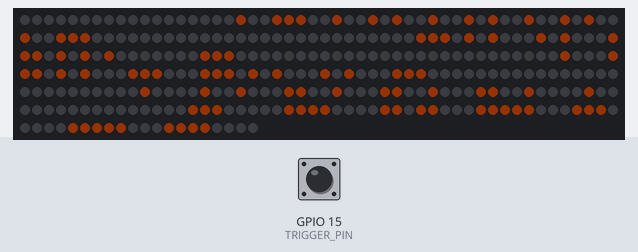
Recording of a sketch running on a simulated ESP32. Parts: 320 RGB LEDs in strip order, left to right, continuing on the next row. Inputs (shaded band) come from the test bench; at power-on: GPIO 15 (TRIGGER_PIN) HIGH. Dim RGB values are drawn brighter than linear; WiFi joins after 1.5 s; servers stay silent unless stated; the local clock reads 2024-03-15 10:24:30 at power-on unless the sketch sets it; what the sketch prints to the serial monitor is not drawn.

Above: at 2.61 s.
2.8 s: GPIO 15 (TRIGGER_PIN) pulled LOW for 1.45 s
Timing chart, 0 to 5.8 s (numbered marks = the images above; inputs shaded):
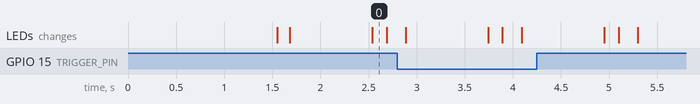

The sketch:

20240128_ws2812_icon_wifimanager.ino
```cpp
#include "Freenove_WS2812_Lib_for_ESP32.h"
#include <stdio.h>
#include <stdlib.h>
#include <time.h>
#include <WiFiManager.h> // 引入WiFiManager庫，用於管理WiFi連接
#include <ESPmDNS.h> // 引入ESP32的mDNS庫，用於本地名稱解析

#define LEDS_COUNT  320
#define LEDS_PIN  27
#define CHANNEL   1
#define TRIGGER_PIN 15 // 定義用於觸發配置門戶的GPIO引腳號

Freenove_ESP32_WS2812 strip = Freenove_ESP32_WS2812(LEDS_COUNT, LEDS_PIN, CHANNEL);
WiFiManager wm; // 創建WiFiManager類的實例

unsigned int  timeout   = 5; // 設定門戶運行的超時時間為5秒
unsigned int  startTime = millis(); // 記錄程序啟動的起始時間
bool portalRunning      = false; // 標誌位，追踪配置門戶是否正在運行
bool startAP            = true; // 標誌位，用於決定是啟動AP+網頁伺服器(true)還是僅啟動網頁伺服器(false)

int number0[5][3] = {{1,1,1},{1,0,1},{1,0,1},{1,0,1},{1,1,1}};
int number1[5][3] = {{0,1,0},{0,1,0},{0,1,0},{0,1,0},{0,1,0}};
int number2[5][3] = {{1,1,1},{0,0,1},{1,1,1},{1,0,0},{1,1,1}};
int number3[5][3] = {{1,1,1},{0,0,1},{1,1,1},{0,0,1},{1,1,1}};
int number4[5][3] = {{1,0,1},{1,0,1},{1,1,1},{0,0,1},{0,0,1}};
int number5[5][3] = {{1,1,1},{1,0,0},{1,1,1},{0,0,1},{1,1,1}};
int number6[5][3] = {{1,1,1},{1,0,0},{1,1,1},{1,0,1},{1,1,1}};
int number7[5][3] = {{1,1,1},{0,0,1},{0,0,1},{0,0,1},{0,0,1}};
int number8[5][3] = {{1,1,1},{1,0,1},{1,1,1},{1,0,1},{1,1,1}};
int number9[5][3] = {{1,1,1},{1,0,1},{1,1,1},{0,0,1},{1,1,1}};

int icon0[7][7] = {{0,0,1,1,1,0,0},{0,1,1,1,1,1,0},{1,1,1,1,0,1,1},{1,1,1,1,1,1,1},{1,1,1,1,0,0,0},{0,1,1,1,1,0,0},{0,0,1,1,1,1,0}};
int icon1[7][7] = {{0,0,1,1,1,0,0},{0,1,1,1,1,1,0},{1,1,1,1,0,1,1},{1,1,1,1,1,1,1},{1,1,1,1,1,0,0},{0,1,1,1,1,1,1},{0,0,1,1,1,1,0}};
int icon2[7][7] = {{0,0,1,1,1,0,0},{0,1,1,1,1,1,0},{1,1,1,1,0,1,1},{1,1,1,1,1,1,1},{1,1,1,1,0,0,0},{0,1,1,1,1,0,0},{0,0,1,1,1,1,0}};
int icon3[7][7] = {{0,0,1,1,1,0,0},{0,1,1,1,1,1,0},{1,1,1,1,0,1,1},{1,1,1,1,1,1,1},{1,1,1,1,1,0,0},{0,1,1,1,1,1,1},{0,0,1,1,1,1,0}};
int icon4[7][7] = {{0,0,1,1,1,0,0},{0,1,1,1,1,1,0},{1,1,1,1,0,1,1},{1,1,1,1,1,1,1},{1,1,1,1,0,0,0},{0,1,1,1,1,0,0},{0,0,1,1,1,1,0}};

int icon_idx = 0;
int timeArray[6];
int (*numbers[10])[3] = {number0, number1, number2, number3, number4, number5, number6, number7, number8, number9};
int (*icons[7])[7] = {icon0, icon1, icon2, icon3, icon4};

const char* ntpServer = "pool.ntp.org";
const long  gmtOffset_sec = 8*60*60;
const int   daylightOffset_sec = 0;

struct TimeInfo {
  int hour;
  int minute;
  int second;
};


int get_index(int x, int y) {
    int led_index;
    if (x <= 7) {
        led_index = x + 8 * y;
    } else if (x >= 8 && x <= 15) {
        led_index = 64 + (x - 8) + 8 * y;
    } else if (x >= 16 && x <= 23) {
        led_index = 128 + (x - 16) + 8 * y;
    } else if (x >= 24 && x <= 31) {
        led_index = 192 + (x - 24) + 8 * y;
    } else if (x >= 32 && x <= 39) {
        led_index = 256 + (x - 32) + 8 * y;
    }
    return led_index;
}

void setLedColors(int origin_x, int origin_y, int (*numberArray)[3],bool isLedOn, int r, int g, int b) {
    for (int row = 0; row < 5; row++) {
      for (int col = 0; col < 3; col++) {
        int led_x = origin_x+col;
        int led_y = origin_y+row;
//        Serial.printf("origin_x=%d, col=%d, led_x=%d\n",origin_x,col,led_x );

        if (numberArray[row][col] == 1){
          if (isLedOn == true){
            strip.setLedColorData(get_index(led_x, led_y), r, g, b);
          }else{
             strip.setLedColorData(get_index(led_x, led_y), 0, 0, 0);
          }
        }
      }
    }
}


void setLedColorsIcon(int origin_x, int origin_y, int (*numberArray)[7],bool isLedOn, int r, int g, int b) {
    for (int row = 0; row < 7; row++) {
      for (int col = 0; col < 7; col++) {
        int led_x = origin_x+col;
        int led_y = origin_y+row;
//        Serial.printf("origin_x=%d, col=%d, led_x=%d\n",origin_x,col,led_x );
        if (numberArray[row][col] == 1){
          if (isLedOn == true){
            strip.setLedColorData(get_index(led_x, led_y), r, g, b);
          }else{
             strip.setLedColorData(get_index(led_x, led_y), 0, 0, 0);
          }
        }
      }
    }
}

void setLedColorsPoint(int led_x, int led_y,bool isLedOn, int r, int g, int b) {
    if (isLedOn == true){
        strip.setLedColorData(get_index(led_x, led_y), r, g, b);
    }else{
        strip.setLedColorData(get_index(led_x, led_y), 0, 0, 0);
    }
}

TimeInfo getLocalTime()
{
  struct tm timeinfo;
  if(!getLocalTime(&timeinfo)){
    Serial.println("Failed to obtain time");
    return TimeInfo{-1, -1, -1};
  }
  mktime(&timeinfo); // 正規化時間結構

  TimeInfo result;
  result.hour = timeinfo.tm_hour;
  result.minute = timeinfo.tm_min;
  result.second = timeinfo.tm_sec;
  return result;
}

void convertTimeToArray(TimeInfo currentTime, int* timeArray) {
    if (currentTime.hour != -1) {
        // 分解小時、分鐘和秒，並將每一位數字存儲到陣列中
        timeArray[0] = currentTime.hour / 10;
        timeArray[1] = currentTime.hour % 10;
        timeArray[2] = currentTime.minute / 10;
        timeArray[3] = currentTime.minute % 10;
        timeArray[4] = currentTime.second / 10;
        timeArray[5] = currentTime.second % 10;
    } else {
        // 如果獲取時間失敗，設置所有陣列元素為 -1
        for(int i = 0; i < 6; i++) {
            timeArray[i] = -1;
        }
    }
}

void doWiFiManager(){
  if(portalRunning){ // 如果配置門戶當前正在運行
    wm.process(); // 處理WiFiManager任務

    // 檢查門戶是否超過了超時時間
    if((millis()-startTime) > (timeout*1000)){
      Serial.println("portaltimeout"); // 在串行監視器中打印超時消息
      portalRunning = false; // 指示門戶不再運行
      if(startAP){
        wm.stopConfigPortal(); // 如果啟動了配置門戶，則停止配置門戶
      }
      else{
        wm.stopWebPortal(); // 如果啟動了網頁門戶，則停止網頁門戶
      }
   }
  }

  // 檢查是否按下了觸發按鈕且門戶當前未運行
  if(digitalRead(TRIGGER_PIN) == LOW && (!portalRunning)) {
    if(startAP){
      Serial.println("Button Pressed, Starting Config Portal");
      wm.setConfigPortalBlocking(false);
      wm.startConfigPortal();
    }
    else{
      Serial.println("Button Pressed, Starting Web Portal");
      wm.startWebPortal();
    }
    portalRunning = true;
    startTime = millis();
  }
}


void setup() {
  WiFi.mode(WIFI_STA); // 將WiFi模式設定為STA(站點)，以連接到路由器

  strip.begin();

  Serial.begin(115200);
  Serial.setDebugOutput(true); // 啟用詳細的調試輸出在串行監視器中
  Serial.println("\n Starting");

  pinMode(TRIGGER_PIN, INPUT_PULLUP); // 將觸發引腳設置為輸入模式並啟用上拉電阻
  wm.setHostname("MDNSEXAMPLE"); // 為mDNS回應器設置主機名
  wm.autoConnect(); // 自動嘗試連接到之前保存的WiFi網絡
  configTime(gmtOffset_sec, daylightOffset_sec, ntpServer);
}


void loop() {
  doWiFiManager();

  int time_r = 60; int time_g = 20; int time_b = 5;
  int point_r = 60; int point_g = 20; int point_b = 0;
  int icon_r = 60; int icon_g = 20; int icon_b = 0;

  TimeInfo currentTime = getLocalTime();
  convertTimeToArray(currentTime, timeArray); // 將時間轉換為數字陣列
  Serial.printf("Current Time: %02d:%02d:%02d\n", currentTime.hour, currentTime.minute, currentTime.second);
  Serial.printf("icon_idx: %d\n",icon_idx);

  if (icon_idx < 4){
    icon_idx += 1;
  }else{
    icon_idx = 0;
  }

  for (int l = 1; l < 10; l++) {
    strip.setBrightness(l*(l-1));

    setLedColors(1, 2, numbers[timeArray[0]],true, time_r, time_g, time_b);
    setLedColors(5, 2, numbers[timeArray[1]],true, time_r, time_g, time_b);
    setLedColors(11, 2, numbers[timeArray[2]],true, time_r, time_g, time_b);
    setLedColors(15, 2, numbers[timeArray[3]],true, time_r, time_g, time_b);
    setLedColors(21, 2, numbers[timeArray[4]],true, time_r, time_g, time_b);
    setLedColors(25, 2, numbers[timeArray[5]],true, time_r, time_g, time_b);
    setLedColorsPoint(9,3,true,point_r, point_g, point_b);
    setLedColorsPoint(9,5,true,point_r, point_g, point_b);
    setLedColorsPoint(19,3,true,point_r, point_g, point_b);
    setLedColorsPoint(19,5,true,point_r, point_g, point_b);
    setLedColorsIcon(29+icon_idx, 1, icons[icon_idx],true, icon_r, icon_g, icon_b);

    strip.show();
    delay(10);
  }
  delay(850);
  for (int l = 10; l >1; l--) {
    strip.setBrightness(l*(l-1));
    setLedColors(1, 2, numbers[timeArray[0]],true, time_r, time_g, time_b);
    setLedColors(5, 2, numbers[timeArray[1]],true, time_r, time_g, time_b);
    setLedColors(11, 2, numbers[timeArray[2]],true, time_r, time_g, time_b);
    setLedColors(15, 2, numbers[timeArray[3]],true, time_r, time_g, time_b);
    setLedColors(21, 2, numbers[timeArray[4]],true, time_r, time_g, time_b);
    setLedColors(25, 2, numbers[timeArray[5]],true, time_r, time_g, time_b);
    setLedColorsPoint(9,3,true,point_r, point_g, point_b);
    setLedColorsPoint(9,5,true,point_r, point_g, point_b);
    setLedColorsPoint(19,3,true,point_r, point_g, point_b);
    setLedColorsPoint(19,5,true,point_r, point_g, point_b);
    setLedColorsIcon(29+icon_idx, 1, icons[icon_idx],true, icon_r, icon_g, icon_b);

    strip.show();
    delay(10);
  }
}
```
